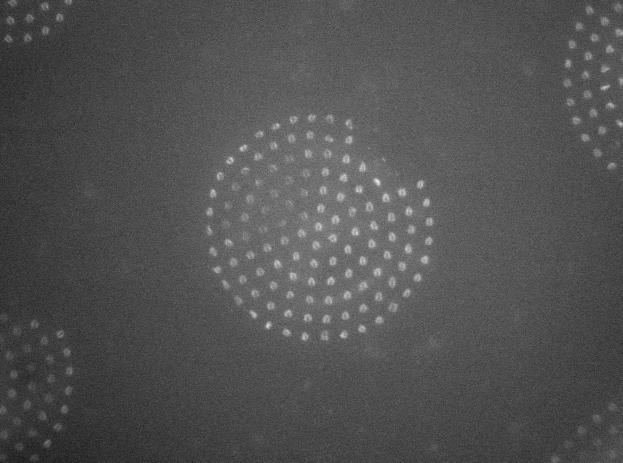
%> input picture Noshift17.tif, 1245 x 925 px (shown at 1/2 size)
$ octave Dot_tracking_part1.m   (GNU Octave 9; MATLAB toolbox functions it lacks are replaced by stand-ins)
%> lines starting %> are read from the running program, lines starting %| are printed output that depends on the picture; in (x1, y1, x2, y2) boxes, pixels count from 0 and x2, y2 are one past the last pixel; in counts of white or black regions, pixels touching at a corner belong together; the program's own positions count from 1
% function: find the rotation angle between reference image and leastdeformed image.
% need to change the value for "I" as the name of the least deformed image
% need to change the value for "pattern" as the name of the reference image
% need to modify "threshold_l" so that dot pixels (bright pixels) are extracted,
% one may want to decide the value for "threshold_l" by running to line 31...
% and run imagesc(D1_l) to check

% sequence of images are named as Noshift01.tif, Noshift02.tif... from the
% most deformed to the least deformed to the reference image.
% If your least deformed image is Noshift17.tif, name your reference image
% as Noshift18.tif

% How to use:
% Draw a box in figure 3 around the center dot,one may want to imput "ctrl + c"
% in the command window to end this run and run again if the centroid of the
% center dot is not accurate, but this accutally does not matter as long as we run
% the "static equilibrium" code after.
% the angle will be stored as "angle"

% 2023/3/28 - Weiyuan Fan

clear all
close all
clc

left = 100;
right = 800;
bottom = 350;
top = 1000;
% left and right are actually y direction
% bottom and top are actually x direction
I = imread('Noshift17.tif'); % the least deformed image
%> I is the input picture: size 925x1245 uint16; min 237, max 386, mean 285.1
pattern = imread('Noshift18.tif'); % the reference image
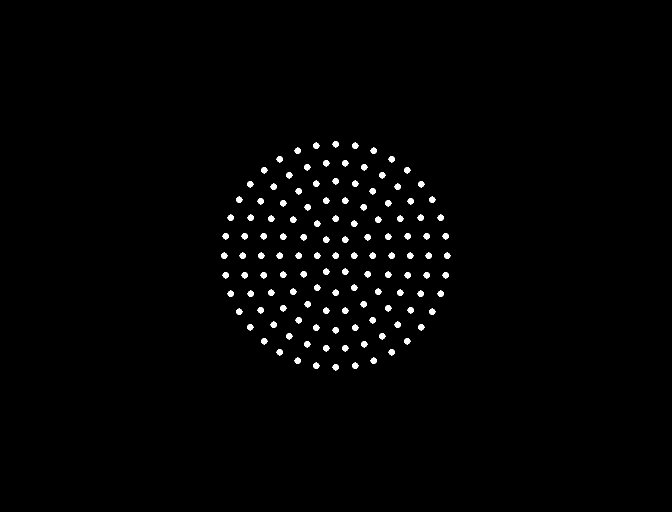
%> input picture Noshift18.tif, 1344 x 1024 px (shown at 1/2 size)
%> pattern: size 1024x1344 logical; 1.1% white; 127 white regions, largest, box (x1, y1, x2, y2) and area: (665, 282, 678, 295) 121, (626, 285, 639, 298) 121, (704, 285, 717, 298) 121
pattern_2 = pattern(left:right,bottom:top);
%> pattern_2: size 701x651 logical; 3.4% white; 127 white regions, largest, box (x1, y1, x2, y2) and area: (316, 183, 329, 196) 121, (277, 186, 290, 199) 121, (355, 186, 368, 199) 121
I_1 = double(filter2(ones(7,7)/49,I));
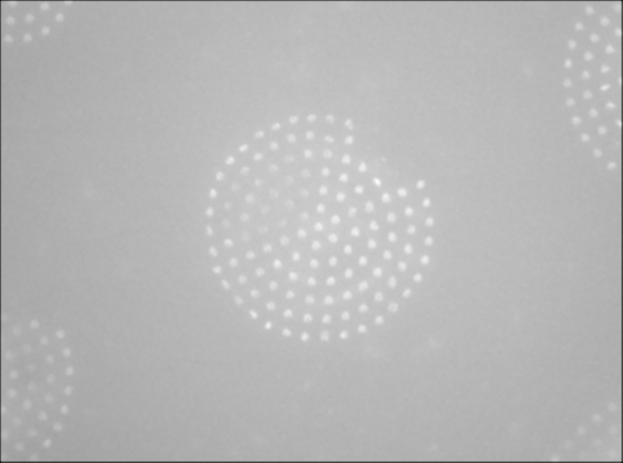
%> I_1: size 925x1245 double (shown at 1/2 size); min 86.08, max 360.7, mean 284.2; drawn with min black and max white
I_2 = I_1(left:right,bottom:top); % make I1 the same size as pattern_2 for corr calculation
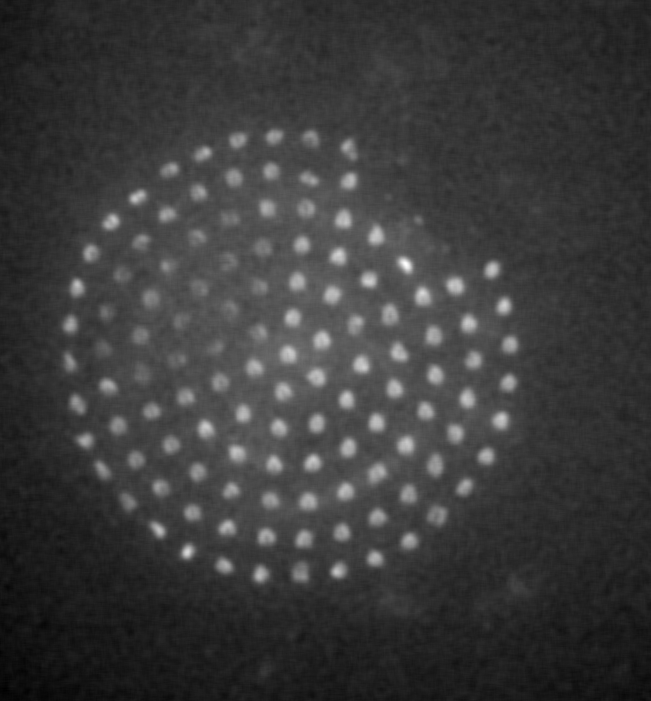
%> I_2: size 701x651 double; min 273.7, max 360.7, mean 293.9; drawn with min black and max white
%% paremeters for reference image
threshold_r = 0;
S_D_r = 0;
D1_r = pattern_2>threshold_r; % extract the dot pixels
D2_r = D1_r; % a copy of D1 for further use
%% paremeters for least defomed image
D = 19; % dot diameter = 19
threshold_l = 315; % threshold for dot intensity is 311
S_D_l = 1*100; % sum of the intensity for one dot
D1_l = I_2>threshold_l; % extract the dot pixels
%> D1_l: size 701x651 logical; 4.2% white; 115 white regions (9 under 20 px), largest, box (x1, y1, x2, y2) and area: (279, 344, 299, 364) 323, (312, 330, 332, 351) 317, (306, 367, 326, 387) 300
%% identify each dot for dot image
i=1;
while (sum(sum(D1_r)))>0  % loop through dots in Image_1
    zero_1_d = zeros(size(D1_r,1),size(D1_r,2));
    [x1_d,y1_d] = find(D1_r>0); % position for all dot pixels

    rand_1_d = randi(size(x1_d,1)); % choose a random dot pixel

    a_1_d = x1_d(rand_1_d);             % position of the random dot pixel
    b_1_d = y1_d(rand_1_d);

    zero_1_d(a_1_d-D:a_1_d+D,b_1_d-D:b_1_d+D) = 1; % make a neighbor array of 1 within dot diameter

    dot_image_1_d = and(zero_1_d,D1_r);  % Boolean And to extract one dot

    if sum(sum(dot_image_1_d))>S_D_r % Don't compute the centroid for a non-complete dot
        [x_d1_d,y_d1_d] = find(dot_image_1_d>0); % position for all dot pixels
        x_c1_d(i) = round(sum(sum(x_d1_d.*pattern_2(x_d1_d,y_d1_d)))/sum(sum(pattern_2(x_d1_d,y_d1_d)))); % centroid
        y_c1_d(i) = round(sum(sum(y_d1_d.*pattern_2(x_d1_d,y_d1_d)))/sum(sum(pattern_2(x_d1_d,y_d1_d))));
        % x_cl is the x position in the image
        % y_cl is the y position in the image
        i = i+1;
    end

        D1_r = D1_r-dot_image_1_d;        % subtract this dot from all dots

end
%> this loop made 127 passes
%> (a_1_d, b_1_d) on passes 1 to 12: (244, 465), (267, 289), (409, 325), (449, 432), (378, 309), (558, 495), (573, 234), (191, 364), (332, 496), (409, 439), (282, 246), (269, 490)
%> D1_r: size 701x651 double; every value is 0
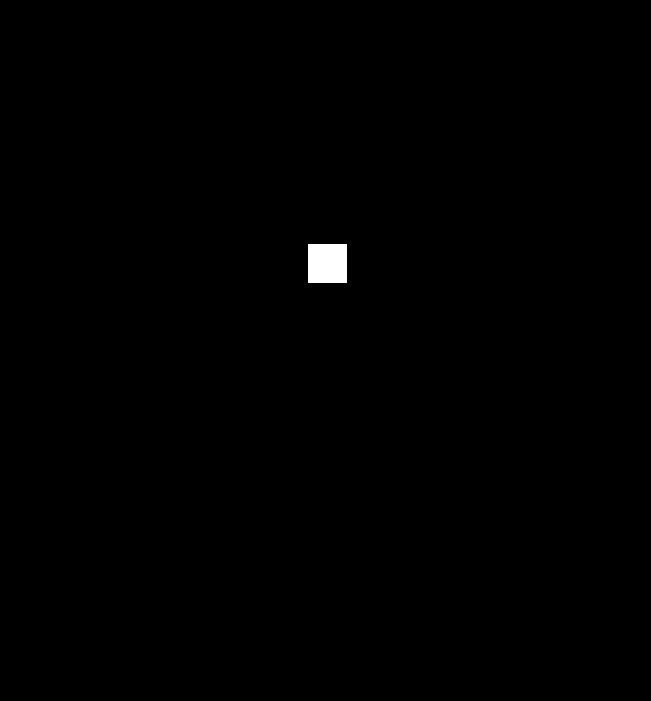
%> zero_1_d: size 701x651 double; values 0 (black) and 1 (white), 0.33% white; 1 white region, box (x1, y1, x2, y2) and area: (308, 244, 347, 283) 1521
%> after the loop, i = 128; x_c1_d = 127 values, max 636 at index 82, min 190 at index 85, mean 413; x_d1_d = 121 values, max 270 at index 54, min 258 at index 42, mean 264; y_c1_d = 127 values, max 546 at index 121, min 100 at index 21, mean 323; y_d1_d = 121 values from 317 to 329

x_d = (1:size(pattern_2,1))'; % y direction in the image
%> x_d = 701 values from 1 to 701
y_d = (1:size(pattern_2,2));  % x direction in the image
%> y_d = 651 values from 1 to 651
%% do the same for I1
i=1;
while (sum(sum(D1_l)))>0  % loop through dots in Image_1
    zero_1_r = zeros(size(D1_l,1),size(D1_l,2));
    [x1_r,y1_r] = find(D1_l>0); % position for all dot pixels

    rand_1_r = randi(size(x1_r,1)); % choose a random dot pixel

    a_1_r = x1_r(rand_1_r);             % position of the random dot pixel
    b_1_r = y1_r(rand_1_r);

    zero_1_r(a_1_r-D:a_1_r+D,b_1_r-D:b_1_r+D) = 1; % make a neighbor array of 1 within dot diameter

    dot_image_1_r = and(zero_1_r,D1_l);  % Boolean And to extract one dot

    if sum(sum(dot_image_1_r))>S_D_l % Don't compute the centroid for a non-complete dot
        [x_d1_r,y_d1_r] = find(dot_image_1_r>0); % position for all dot pixels
        x_c1_r(i) = round(sum(sum(x_d1_r.*I_2(x_d1_r,y_d1_r)))/sum(sum(I_2(x_d1_r,y_d1_r)))); % centroid
        y_c1_r(i) = round(sum(sum(y_d1_r.*I_2(x_d1_r,y_d1_r)))/sum(sum(I_2(x_d1_r,y_d1_r))));
        % x_cl is the x position in the image
        % y_cl is the y position in the image
        i = i+1;
    end

        D1_l = D1_l-dot_image_1_r;        % subtract this dot from all dots

end
%> this loop made 113 passes
%> (a_1_r, b_1_r) on passes 1 to 12: (331, 465), (392, 392), (325, 356), (279, 459), (398, 282), (387, 225), (400, 73), (500, 273), (563, 378), (153, 348), (472, 198), (328, 263)
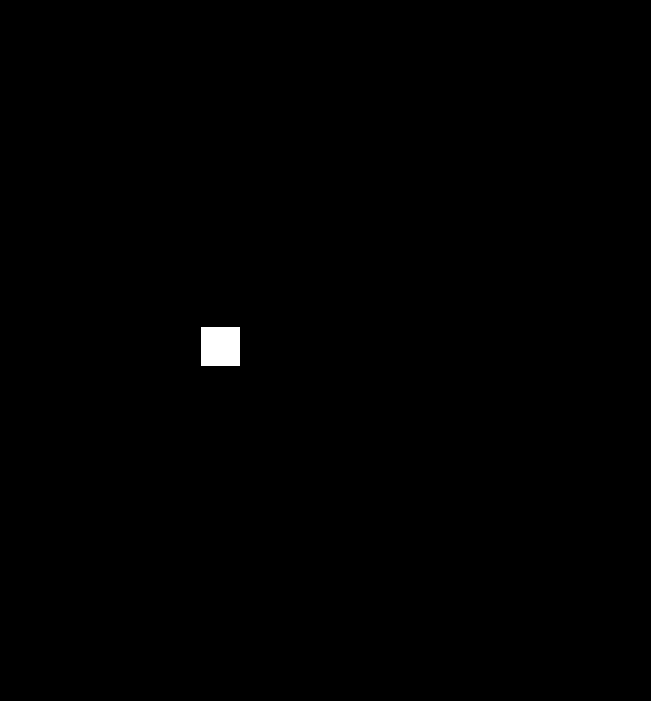
%> zero_1_r: size 701x651 double; values 0 (black) and 1 (white), 0.33% white; 1 white region, box (x1, y1, x2, y2) and area: (201, 327, 240, 366) 1521
%> after the loop, i = 96; x_c1_r = 95 values, max 575 at index 73, min 137 at index 83, mean 372.1; x_d1_r = 105 values, max 174 at index 12, min 165 at index 35, mean 169.7; y_c1_r = 95 values, max 511 at index 44, min 71 at index 28, mean 307.5; y_d1_r = 105 values from 164 to 177

x_r = (1:size(I_2,1))'; % y direction in the image
%> x_r = 701 values from 1 to 701
y_r = (1:size(I_2,2));  % x direction in the image
%> y_r = 651 values from 1 to 651
%% find the dot whose centroid is the cloest to the centroid of the whole image (dot image)
% centoid of the whole image
center_x_d = sum(sum(x_d.*D2_r(:,:)))/sum(sum(D2_r(:,:)));
%> center_x_d = 413
center_y_d = sum(sum(y_d.*D2_r(:,:)))/sum(sum(D2_r(:,:)));
%> center_y_d = 323

dis_d = sqrt((y_c1_d-center_y_d).^2+(x_c1_d-center_x_d).^2);
%> dis_d = 127 values, max 223.4 at index 8, min 0 at index 3, mean 159.9
[val_d, index_d] = min(dis_d);
%> val_d = 0; index_d = 3

figure(2)
imagesc(pattern_2)
axis equal
hold on
scatter(y_c1_d(index_d),x_c1_d(index_d),'r')
hold on
scatter(center_y_d,center_x_d,'g')
axis equal
title('centroid of the whole dot image and the centriod of the center dot')
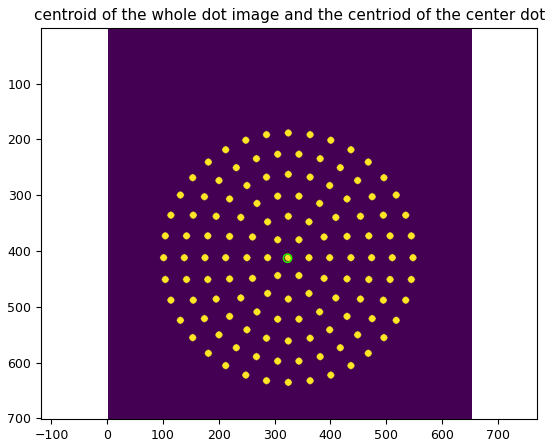
%> figure redrawn from the program's plot data
%% pick the center dot for real image
figure(3)
imagesc(I_2)
title('pick the center dot for real image')
axis equal
hold on
scatter(y_c1_r,x_c1_r,'r')
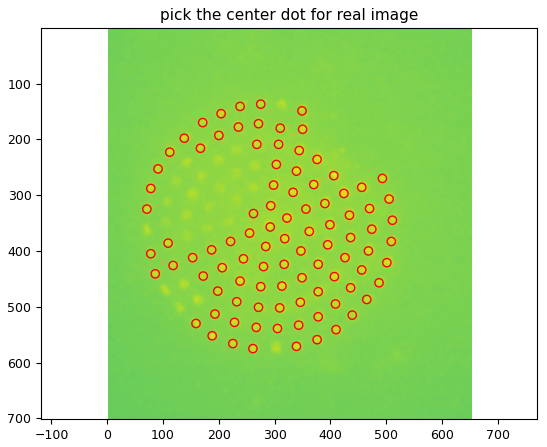
%> figure redrawn from the program's plot data
%> (the run ends here)
